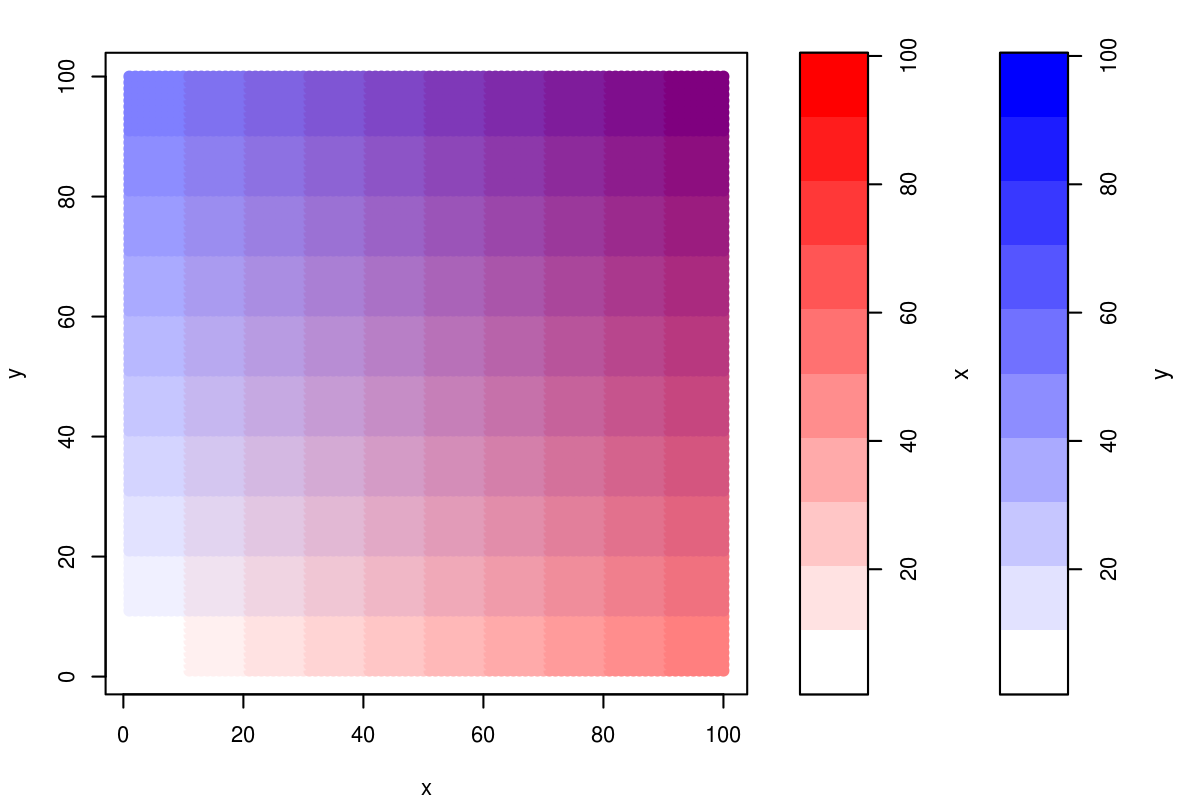

Here is the R script that generated this plot:
#required function 'val2col' from: http://www.menugget.blogspot.de/2011/09/converting-values-to-color-levels.html

val2col<-function(z, zlim, col = heat.colors(12), breaks){
  if(!missing(breaks)){
    if(length(breaks) != (length(col)+1)){stop("must have one more break than colour")}
  }
  if(missing(breaks) & !missing(zlim)){
    zlim[2] <- zlim[2]+c(zlim[2]-zlim[1])*(1E-3)#adds a bit to the range in both directions
    zlim[1] <- zlim[1]-c(zlim[2]-zlim[1])*(1E-3)
    breaks <- seq(zlim[1], zlim[2], length.out=(length(col)+1)) 
  }
  if(missing(breaks) & missing(zlim)){
    zlim <- range(z, na.rm=TRUE)
    zlim[2] <- zlim[2]+c(zlim[2]-zlim[1])*(1E-3)#adds a bit to the range in both directions
    zlim[1] <- zlim[1]-c(zlim[2]-zlim[1])*(1E-3)
    breaks <- seq(zlim[1], zlim[2], length.out=(length(col)+1))
  }
  colorlevels <- col[((as.vector(z)-breaks[1])/(range(breaks)[2]-range(breaks)[1]))*(length(breaks)-1)+1] # assign colors to heights for each point
  colorlevels
}


#data
x <- seq(100)
y <- seq(100)
grd <- expand.grid(x=x,y=y)

#assign colors to grd levels
pal1 <- colorRampPalette(c("white", rgb(1,0,0)), space = "rgb")
col1 <- val2col(x, col=pal1(10))
pal2 <- colorRampPalette(c("white", rgb(0,0,1)), space = "rgb")
col2 <- val2col(y, col=pal2(10))
col3 <- NA*seq(nrow(grd))
for(i in seq(nrow(grd))){
  xpos <- grd$x[i]
  ypos <- grd$y[i]
  coltmp <- (col2rgb(col1[xpos])/2) + (col2rgb(col2[ypos])/2)
  col3[i] <- rgb(coltmp[1], coltmp[2], coltmp[3], maxColorValue = 255)
}

#plot
png("//file/UsersY$/yzh215/Home/Desktop/InteractiveMap/2_color_scales.png", width=6, height=4, units="in", res=200)
layout(matrix(c(1,2,3), nrow=1, ncol=3), widths=c(4,1,1), heights=4, respect=T)
par(mar=c(4,4,2,2))
plot(grd,col=col3, pch=19)
par(mar=c(4,0,2,5))
image(x=1, y=x, z=t(as.matrix(x)), col=pal1(10), xaxt="n", yaxt="n", xlab="", ylab="")
box()
axis(4)
mtext("x", side=4, line=3, cex=0.7)
par(mar=c(4,0,2,5))
image(x=1, y=y, z=t(as.matrix(y)), col=pal2(10), xaxt="n", yaxt="n", xlab="", ylab="")
box()
axis(4)
mtext("y", side=4, line=3, cex=0.7)
dev.off()